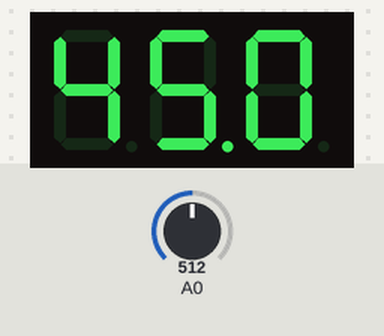
Recording of a sketch running on a simulated Arduino Uno, built with avr-gcc and run on an emulated ATmega328P. Parts: 3-digit seven-segment display. Inputs (shaded band) come from the test bench; at power-on: A0 = 512.

Above: at 1.2 s.
1.3 s: A0 set to 716
At 2.4 s:
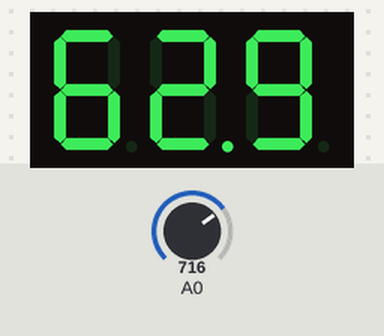
2.8 s: A0 set to 900
At 3.6 s:
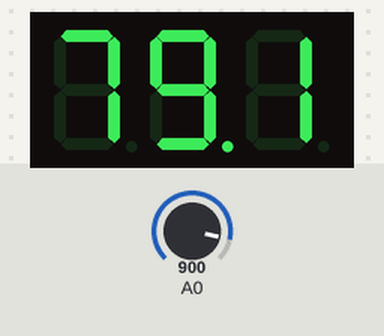
4.3 s: A0 set to 1023
At 4.7 s:
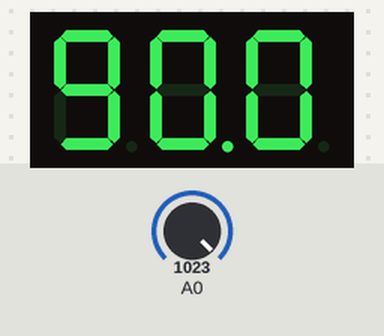
Timing chart, 0 to 7.3 s (numbered marks = the images above; inputs shaded):
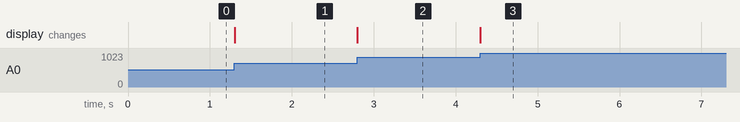

The sketch:

antenna.ino
```cpp
#include <Arduino.h>
#include <SevSeg.h>

SevSeg sevseg;

void setup(){
  byte numDigits = 3;
  // set ground pins for digit 10s and 1s
  byte digitPins[] = {10, 11, 12};
  // set pins in standard ABCDEFG 7seg pattern
  byte segmentPins[] = {9, 2, 3, 5, 6, 8, 7, 6};

  bool resistorsOnSegments = false;
  bool updateWithDelaysIn = false;
  byte hardwareConfig = COMMON_CATHODE;
  sevseg.begin(hardwareConfig, numDigits, digitPins, segmentPins, resistorsOnSegments);
  sevseg.setBrightness(100);

  Serial.begin(115200);
}


void loop() {

  // read avalue between 0 and 5 or 3.3V operating voltage from analog input.
  // 0 = 0V, 1023 = 5 or 3.3V
  int sensorValue = analogRead(A0);

  // map the analog value (0-1023) to the output range (0-90)
  float angle = mapFloat(sensorValue, 0, 1023, 0, 90);

  displayNumber(angle);
}


void displayNumber(float number){

  // multiply by 10 to shift the 1/10s into 1s
  int roundedNumber = number * 10;

  // send the number with no decimals
  sevseg.setNumber(roundedNumber, 1);
  sevseg.refreshDisplay();
}

float mapFloat(long x, long in_min, long in_max, long out_min, long out_max)
{
  if(x < in_min)
    return out_min;

  if(x > in_max)
    return out_max;

  return (float)(x - in_min) * (out_max - out_min) / (float)(in_max - in_min) + out_min;
}
```

Measured:
- after the input at 1.3 s, the display: changes at once (image 1)
- after the input at 2.8 s, the display: changes at once (image 2)
- after the input at 4.3 s, the display: changes at once (image 3)
